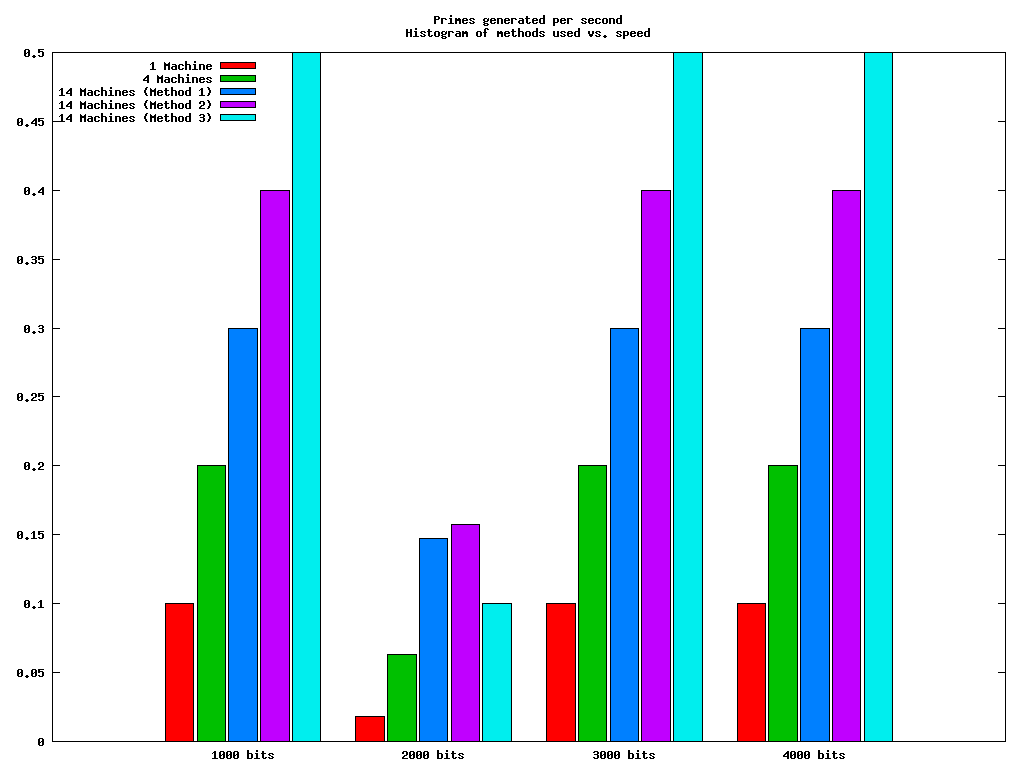

Reproduce this figure in gnuplot.
set terminal png transparent nocrop enhanced font arial 8 size 1024,768 
set output 'primeHistogram.png'
set boxwidth 0.9 absolute
set style fill solid 1.00 border -1
set style histogram clustered gap 1 title  offset character 0, 0, 0
set datafile missing '-'
set style data histograms
set key top left
set xtics border in scale 1,0.5 nomirror offset character 0, 0, 0 
set xtics ('1000 bits' 0.00000, "2000 bits" 1.00000, "3000 bits" 2.00000, "4000 bits" 3.00000)
set title "Primes generated per second\nHistogram of methods used vs. speed" 
#set yrange [ 0.00000 : 300000. ] noreverse nowriteback
#plot 'primeResults.dat' using 6:xtic(1) ti col, '' u 2 ti col, '' u 3 ti col, '' u 4 ti col, '' u 5 ti col, '' u 6 ti col
plot 'primeResults.dat' using 2 ti col, '' u 3 ti col, '' u 4 ti col, '' u 5 ti col, '' u 6 ti col